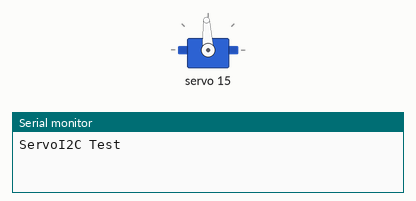
A sketch run on a simulated Arduino Uno, built with avr-gcc and run on an emulated ATmega328P. Shown: servo, the last lines printed to the serial monitor.

Above: at 0.1 s.
At 7.1 s:
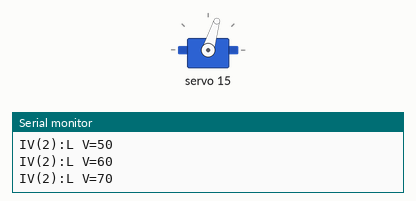
At 18.1 s:
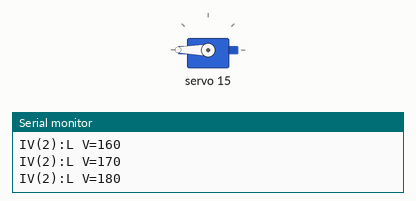
At 37.1 s:
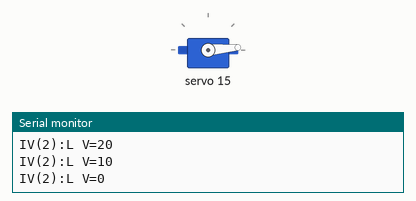
Timing chart, 0 to 40.0 s (numbered marks = the images above):
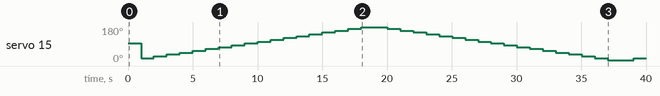

The sketch:

53-ServoI2C.ino
```cpp
// (licence header left out)
#define LOG
#define LOG_LOOP
#include <Easy.h>

//*****************************************************************
// Parameter Motor
#define SERVO_NR 15
#define SERVO_ANGLE_MIN 0
#define SERVO_ANGLE_MAX 180
#define ANGLE_STEPWIDTH_DEGREE 10
#define STEPWIDTH_MSEC 1000

void setup() {
  //((*** Initialize: Configure your sketch here....
#ifdef LOG
  GetLog()->printf("ServoI2C Test");
#endif

  ServoI2C* servo = new ServoI2C(SERVO_ANGLE_MIN, SERVO_ANGLE_MAX, SERVO_NR);

  IteratorValue* iteratorValue = new IteratorValue(servo->getMinAngle(), servo->getMaxAngle(), ANGLE_STEPWIDTH_DEGREE, STEPWIDTH_MSEC, cmMin2Max2Min);

  Relation1to1* relationServoOff = new Relation1to1(NULL, servo, iteratorValue);
  // ***))

  // Initialize control
  ControlManagerFactory::GetControlManager()->Setup();
}

//*****************************************************************
void loop() {
  //*** Run: No additional code is required

#ifdef LOG_LOOP_DEBUG
  GetLog()->println("Loop");
#endif

  ControlManagerFactory::GetControlManager()->Loop();

  delay(5);
}
```

Measured:
- by itself, servo 15: 93° → 15° at 1.0 s, → 25° 1.0 s later, → 35° 1.0 s later, → 44° 1.0 s later, … (37 changes in this stretch)
